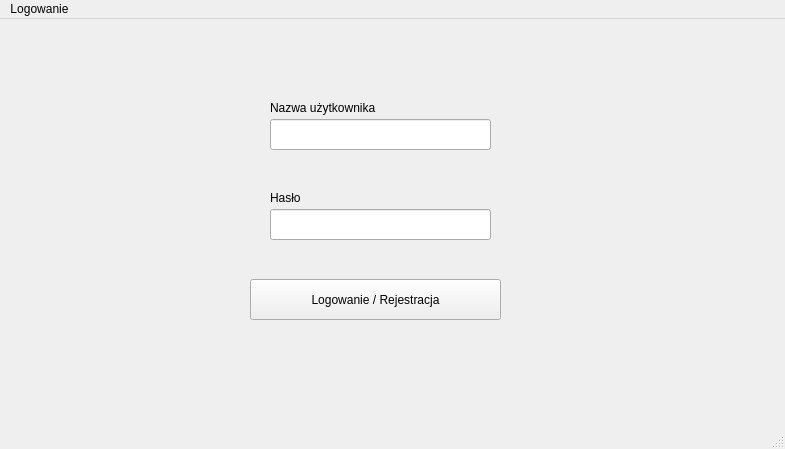
<?xml version="1.0" encoding="UTF-8"?>
<ui version="4.0">
 <class>MainWindow</class>
 <widget class="QMainWindow" name="MainWindow">
  <property name="geometry">
   <rect>
    <x>0</x>
    <y>0</y>
    <width>785</width>
    <height>449</height>
   </rect>
  </property>
  <property name="windowTitle">
   <string>MainWindow</string>
  </property>
  <widget class="QWidget" name="centralwidget">
   <widget class="QLabel" name="label">
    <property name="geometry">
     <rect>
      <x>270</x>
      <y>80</y>
      <width>141</width>
      <height>17</height>
     </rect>
    </property>
    <property name="text">
     <string>Nazwa użytkownika</string>
    </property>
    <property name="buddy">
     <cstring>lineEdit</cstring>
    </property>
   </widget>
   <widget class="QLabel" name="label_2">
    <property name="geometry">
     <rect>
      <x>270</x>
      <y>170</y>
      <width>62</width>
      <height>17</height>
     </rect>
    </property>
    <property name="text">
     <string>Hasło</string>
    </property>
    <property name="buddy">
     <cstring>lineEdit_2</cstring>
    </property>
   </widget>
   <widget class="QPushButton" name="pushButton">
    <property name="geometry">
     <rect>
      <x>250</x>
      <y>260</y>
      <width>251</width>
      <height>41</height>
     </rect>
    </property>
    <property name="text">
     <string>Logowanie / Rejestracja</string>
    </property>
   </widget>
   <widget class="QLineEdit" name="lineEdit">
    <property name="geometry">
     <rect>
      <x>270</x>
      <y>100</y>
      <width>221</width>
      <height>31</height>
     </rect>
    </property>
   </widget>
   <widget class="QLineEdit" name="lineEdit_2">
    <property name="geometry">
     <rect>
      <x>270</x>
      <y>190</y>
      <width>221</width>
      <height>31</height>
     </rect>
    </property>
   </widget>
  </widget>
  <widget class="QMenuBar" name="menubar">
   <property name="geometry">
    <rect>
     <x>0</x>
     <y>0</y>
     <width>785</width>
     <height>22</height>
    </rect>
   </property>
   <widget class="QMenu" name="menuLogowanie">
    <property name="title">
     <string>Logowanie</string>
    </property>
   </widget>
   <addaction name="menuLogowanie"/>
  </widget>
  <widget class="QStatusBar" name="statusbar"/>
 </widget>
 <tabstops>
  <tabstop>lineEdit</tabstop>
  <tabstop>lineEdit_2</tabstop>
  <tabstop>pushButton</tabstop>
 </tabstops>
 <resources/>
 <connections/>
</ui>
